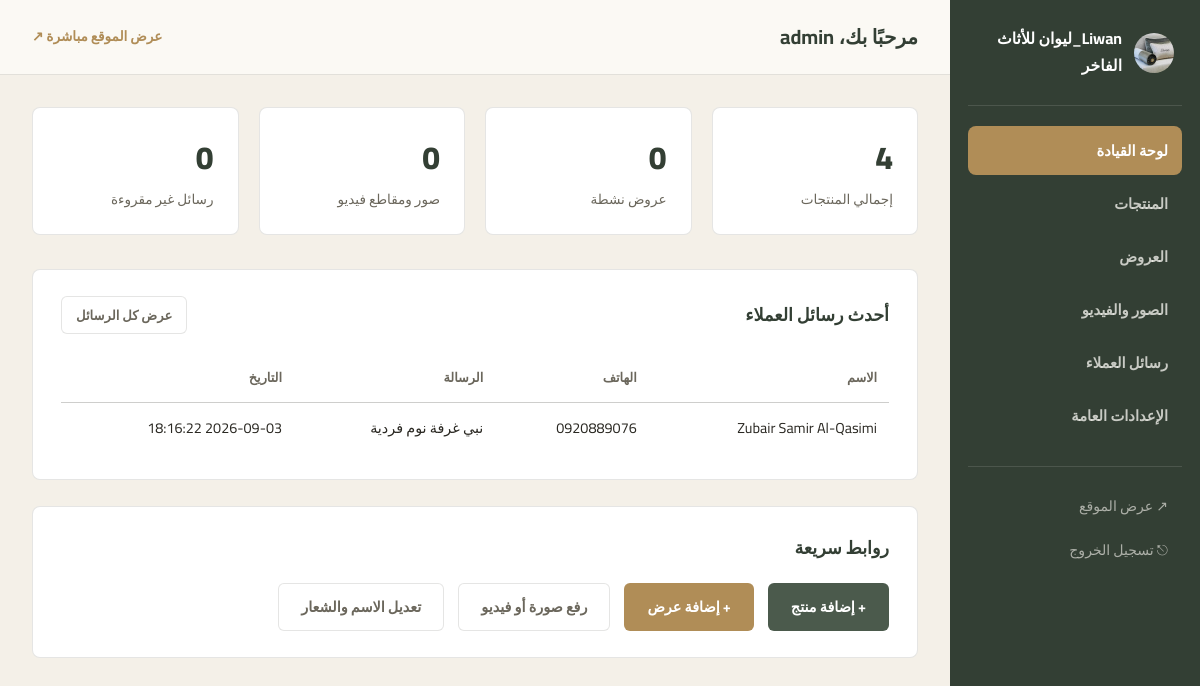
Screenshot of /admin (signed in) with the database file from the repository.
### tables this page shows
CREATE TABLE settings (
    id INTEGER PRIMARY KEY CHECK (id = 1),
    site_name TEXT NOT NULL DEFAULT 'ليفان للأثاث الفاخر',
    tagline TEXT NOT NULL DEFAULT 'حيث يلتقي الفخامة بالراحة',
    logo_path TEXT NOT NULL DEFAULT 'images/logo.jpg',
    phone TEXT NOT NULL DEFAULT '0927569139',
    whatsapp_number TEXT NOT NULL DEFAULT '218927569139',
    address TEXT NOT NULL DEFAULT 'طرابلس، ليبيا',
    about_text TEXT NOT NULL DEFAULT 'نقدم أثاثًا فاخرًا مصنوعًا بعناية فائقة من أجود الأقمشة والخامات، لنجعل من منزلك تحفة من الراحة والأناقة.',
    facebook_url TEXT DEFAULT '',
    instagram_url TEXT DEFAULT ''
);

CREATE TABLE messages (
    id INTEGER PRIMARY KEY AUTOINCREMENT,
    name TEXT NOT NULL,
    phone TEXT NOT NULL,
    message TEXT NOT NULL,
    is_read INTEGER DEFAULT 0,
    created_at TEXT DEFAULT (datetime('now'))
);

### app.py (the view)
@app.route("/admin")
@login_required
def admin_dashboard():
    conn = db.get_db()
    stats = {
        "products": conn.execute("SELECT COUNT(*) c FROM products").fetchone()["c"],
        "offers": conn.execute("SELECT COUNT(*) c FROM offers WHERE is_active = 1").fetchone()["c"],
        "media": conn.execute("SELECT COUNT(*) c FROM media").fetchone()["c"],
        "messages": conn.execute("SELECT COUNT(*) c FROM messages WHERE is_read = 0").fetchone()["c"],
    }
    recent_messages = conn.execute(
        "SELECT * FROM messages ORDER BY created_at DESC LIMIT 5"
    ).fetchall()
    return render_template("admin/dashboard.html", stats=stats, recent_messages=recent_messages)

### app.py (called while the page is built)
def get_settings():
    row = db.get_db().execute("SELECT * FROM settings WHERE id = 1").fetchone()
    return row

@app.context_processor
def inject_globals():
    unread = 0
    if session.get("admin_id"):
        unread = db.get_db().execute(
            "SELECT COUNT(*) c FROM messages WHERE is_read = 0"
        ).fetchone()["c"]
    return {"site": get_settings(), "current_year": datetime.now().year, "unread_messages": unread}

def login_required(view):
    @functools.wraps(view)
    def wrapped(*args, **kwargs):
        if not session.get("admin_id"):
            return redirect(url_for("admin_login", next=request.path))
        return view(*args, **kwargs)
    return wrapped

### db.py (called while the page is built)
def get_db():
    if "db" not in g:
        g.db = sqlite3.connect(DATABASE)
        g.db.row_factory = sqlite3.Row
        g.db.execute("PRAGMA foreign_keys = ON")
    return g.db

### templates/admin/dashboard.html (shortened to what this page needs)
{% extends "admin/base_admin.html" %}
{% block page_title %}مرحبًا بك، {{ session.admin_username }}{% endblock %}
{% block admin_content %}
<div class="grid-cards">
  <div class="stat-card">
    <div class="num">{{ stats.products }}</div>
    <div class="label">إجمالي المنتجات</div>
  </div>
  <div class="stat-card">
    <div class="num">{{ stats.offers }}</div>
    <div class="label">عروض نشطة</div>
  </div>
  <div class="stat-card">
    <div class="num">{{ stats.media }}</div>
    <div class="label">صور ومقاطع فيديو</div>
  </div>
  <div class="stat-card">
    <div class="num">{{ stats.messages }}</div>
    <div class="label">رسائل غير مقروءة</div>
  </div>
</div>
<div class="panel">
  <div class="panel-head">
    <h2>أحدث رسائل العملاء</h2>
    <a href="{{ url_for('admin_messages') }}" class="btn btn-outline btn-sm">عرض كل الرسائل</a>
  </div>
  {% if recent_messages %}
  <table>
    <thead>
      <tr><th>الاسم</th><th>الهاتف</th><th>الرسالة</th><th>التاريخ</th></tr>
    </thead>
    <tbody>
      {% for m in recent_messages %}
      <tr>
        <td>{{ m.name }}</td>
        <td dir="ltr" style="text-align:right;">{{ m.phone }}</td>
        <td>{{ m.message[:60] }}{% if m.message|length > 60 %}…{% endif %}</td>
        <td>{{ m.created_at }}</td>
      </tr>
      {% endfor %}
    </tbody>
  </table>
  {% else %}
  <p style="color:var(--charcoal-soft);">لا توجد رسائل بعد.</p>
  {% endif %}
</div>
<div class="panel">
  <div class="panel-head"><h2>روابط سريعة</h2></div>
  <div style="display:flex; gap:14px; flex-wrap:wrap;">
    <a href="{{ url_for('admin_product_new') }}" class="btn btn-primary">+ إضافة منتج</a>
    <a href="{{ url_for('admin_offer_new') }}" class="btn btn-gold">+ إضافة عرض</a>
    <a href="{{ url_for('admin_media') }}" class="btn btn-outline">رفع صورة أو فيديو</a>
    <a href="{{ url_for('admin_settings') }}" class="btn btn-outline">تعديل الاسم والشعار</a>
  </div>
</div>
{% endblock %}

### templates/admin/base_admin.html (shortened to what this page needs)
<!DOCTYPE html>
<html lang="ar" dir="rtl">
<head>
<link rel="stylesheet" href="{{ url_for('static', filename='css/admin.css') }}">
</head>
<body>
<div class="admin-shell">
  <aside class="sidebar">
    <div class="brand">
      <img src="{{ url_for('static', filename=site.logo_path) }}" alt="{{ site.site_name }}">
      <span>{{ site.site_name }}</span>
    </div>
    <nav class="side-nav">
      <a href="{{ url_for('admin_dashboard') }}" class="{{ 'active' if request.endpoint == 'admin_dashboard' }}">لوحة القيادة</a>
      <a href="{{ url_for('admin_products') }}" class="{{ 'active' if request.endpoint and request.endpoint.startswith('admin_product') }}">المنتجات</a>
      <a href="{{ url_for('admin_offers') }}" class="{{ 'active' if request.endpoint and request.endpoint.startswith('admin_offer') }}">العروض</a>
      <a href="{{ url_for('admin_media') }}" class="{{ 'active' if request.endpoint == 'admin_media' }}">الصور والفيديو</a>
      <a href="{{ url_for('admin_messages') }}" class="{{ 'active' if request.endpoint and request.endpoint.startswith('admin_message') }}">
        رسائل العملاء
      </a>
      <a href="{{ url_for('admin_settings') }}" class="{{ 'active' if request.endpoint and request.endpoint.startswith('admin_settings') }}">الإعدادات العامة</a>
    </nav>
    <div class="sidebar-foot">
      <a href="{{ url_for('index') }}" target="_blank">↗ عرض الموقع</a>
      <a href="{{ url_for('admin_logout') }}">⎋ تسجيل الخروج</a>
    </div>
  </aside>
  <div class="admin-main">
    <div class="admin-topbar">
      <h1>{% block page_title %}لوحة القيادة{% endblock %}</h1>
      <a href="{{ url_for('index') }}" target="_blank" class="view-site">عرض الموقع مباشرة ↗</a>
    </div>
    <div class="admin-content">
      {% block admin_content %}{% endblock %}
    </div>
  </div>
</div>
</body>
</html>

### static/css/admin.css (style rules this page uses)
:root { --sage-deep: #4B5A4C; --sage-darker: #333f34; --ivory: #F4F0E8; --ivory-soft: #FBF9F4; --gold: #B08D57; --charcoal: #2A2822; --charcoal-soft: #6b675c; --line: rgba(42,40,34,.12); --danger: #B94A3F; --success: #2c6b3f; --shadow-soft: 0 14px 34px rgba(42,40,34,.10); --radius: 8px; }
*,*::before,*::after { box-sizing:border-box; }
body { margin:0; font-family: "Cairo", sans-serif; background: var(--ivory); color: var(--charcoal); line-height:1.7; }
a { color:inherit; text-decoration:none; }
img { max-width:100%; display:block; }
.admin-shell { display:flex; min-height:100vh; }
.sidebar { width: 250px; background: var(--sage-darker); color: rgba(251,249,244,.85); flex-shrink:0; padding: 26px 18px; position:sticky; top:0; height:100vh; overflow-y:auto; }
.sidebar .brand { display:flex; align-items:center; gap:12px; padding: 0 8px 26px; border-bottom: 1px solid rgba(251,249,244,.12); margin-bottom: 20px; }
.sidebar .brand img { width:40px; height:40px; border-radius:50%; object-fit:cover; }
.sidebar .brand span { font-weight:700; color:#fff; font-size:.98rem; }
.side-nav a { display:flex; align-items:center; gap:12px; padding: 12px 14px; border-radius:8px; font-size:.92rem; font-weight:600; margin-bottom: 4px; color: rgba(251,249,244,.75); }
.side-nav a.active { background: var(--gold); color:#fff; }
.sidebar-foot { margin-top: 26px; padding-top:18px; border-top: 1px solid rgba(251,249,244,.12); }
.sidebar-foot a { display:block; padding: 10px 14px; font-size:.88rem; color: rgba(251,249,244,.6); }
.admin-main { flex:1; min-width:0; }
.admin-topbar { display:flex; align-items:center; justify-content:space-between; padding: 20px 32px; background: var(--ivory-soft); border-bottom:1px solid var(--line); position:sticky; top:0; z-index:10; }
.admin-topbar h1 { font-size: 1.25rem; margin:0; color: var(--sage-darker); }
.admin-topbar .view-site { font-size:.85rem; font-weight:700; color: var(--gold); }
.admin-content { padding: 32px; max-width: 1180px; }
.grid-cards { display:grid; grid-template-columns: repeat(4, 1fr); gap: 20px; margin-bottom: 34px; }
.stat-card { background:#fff; border:1px solid var(--line); border-radius: var(--radius); padding: 22px 24px; }
.stat-card .num { font-size: 2rem; font-weight:800; color: var(--sage-darker); }
.stat-card .label { font-size:.85rem; color: var(--charcoal-soft); margin-top:4px; }
.panel { background:#fff; border:1px solid var(--line); border-radius: var(--radius); padding: 26px 28px; margin-bottom: 26px; }
.panel-head { display:flex; align-items:center; justify-content:space-between; margin-bottom: 20px; flex-wrap:wrap; gap:12px; }
.panel-head h2 { font-size: 1.1rem; margin:0; color: var(--sage-darker); }
.btn { display:inline-flex; align-items:center; gap:8px; justify-content:center; padding: 11px 22px; border-radius:6px; font-weight:700; font-size:.9rem; border: 1px solid transparent; transition: all .15s ease; }
.btn-primary { background: var(--sage-deep); color:#fff; }
.btn-gold { background: var(--gold); color:#fff; }
.btn-outline { border-color: var(--line); color: var(--charcoal-soft); background:#fff; }
.btn-sm { padding: 7px 14px; font-size:.82rem; }
table { width:100%; border-collapse: collapse; }
th, td { text-align:right; padding: 13px 12px; border-bottom: 1px solid var(--line); font-size:.9rem; }
th { color: var(--charcoal-soft); font-weight:700; font-size:.8rem; }
tr:last-child td { border-bottom:none; }

### rows the page displays
settings: logo_path (picture), site_name "Liwan_ليوان للأثاث الفاخر"
messages: name "Zubair Samir Al-Qasimi", phone "0920889076", message "نبي غرفة نوم فردية", created_at "2026-09-03 18:16:22"

### other values shown
{{ session.admin_username }} "admin"
{{ stats.products }} "4"
{{ stats.offers }} "0"
{{ stats.media }} "0"
{{ stats.messages }} "0"
